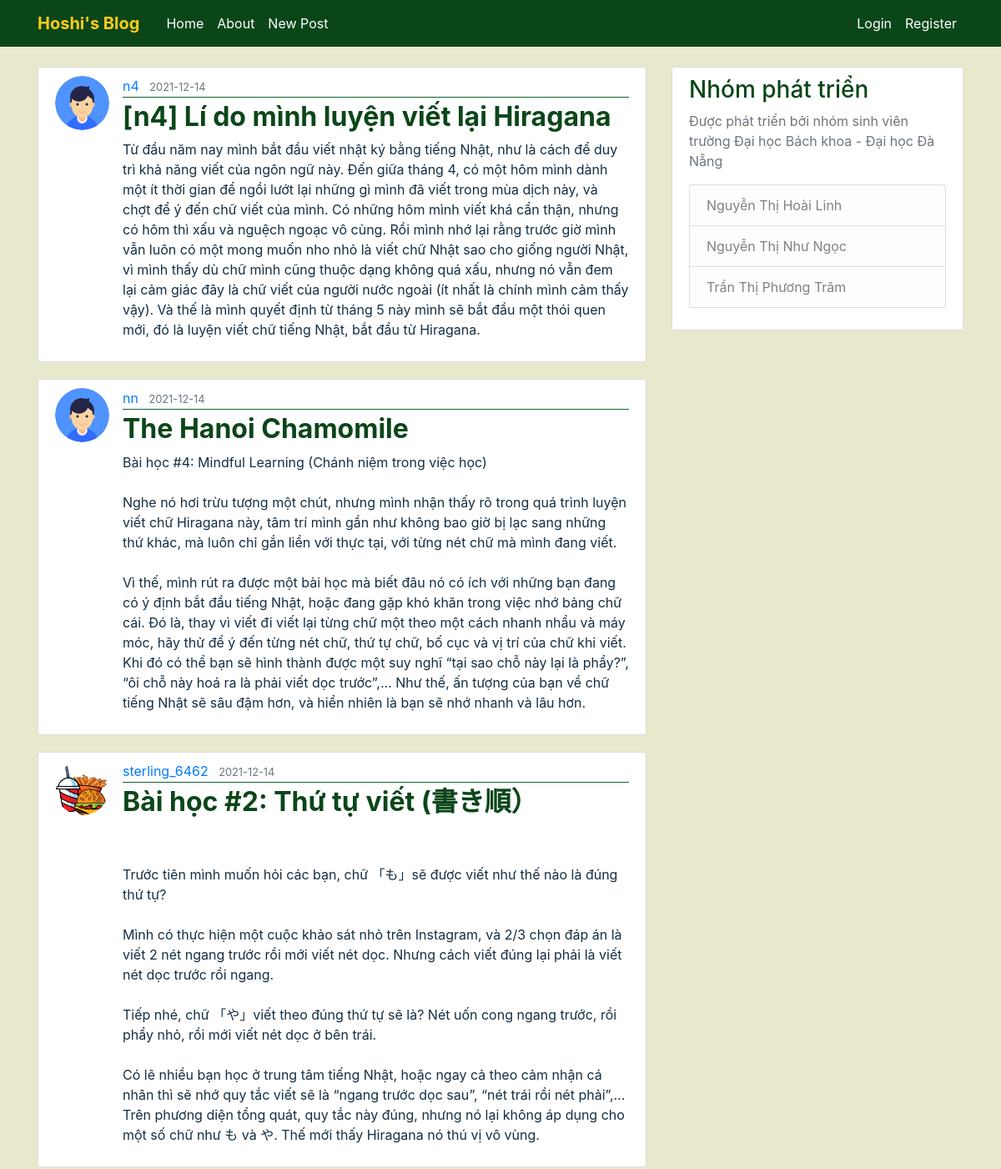
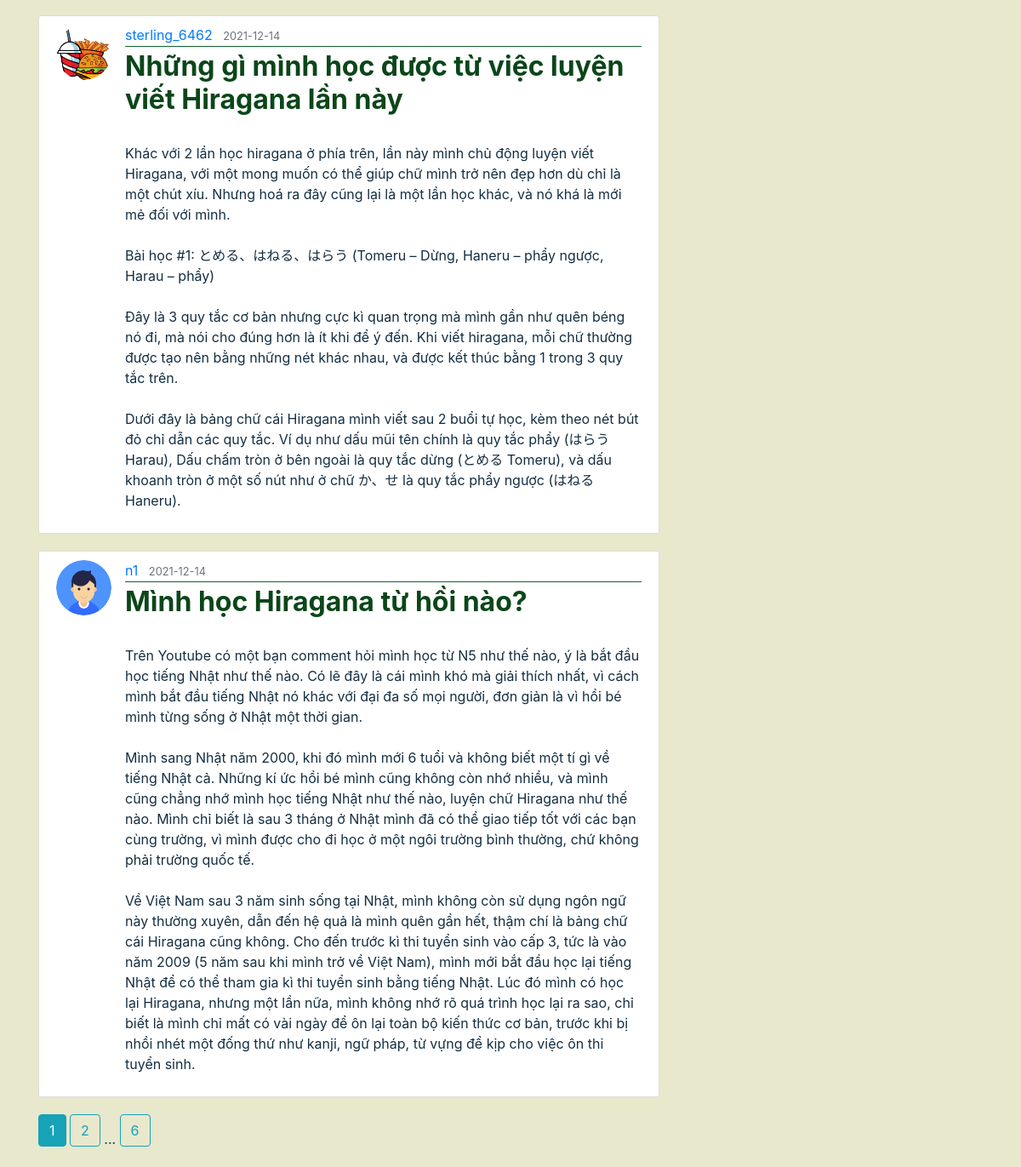
Page /home on the earlier database version (2 pictures, top to bottom).
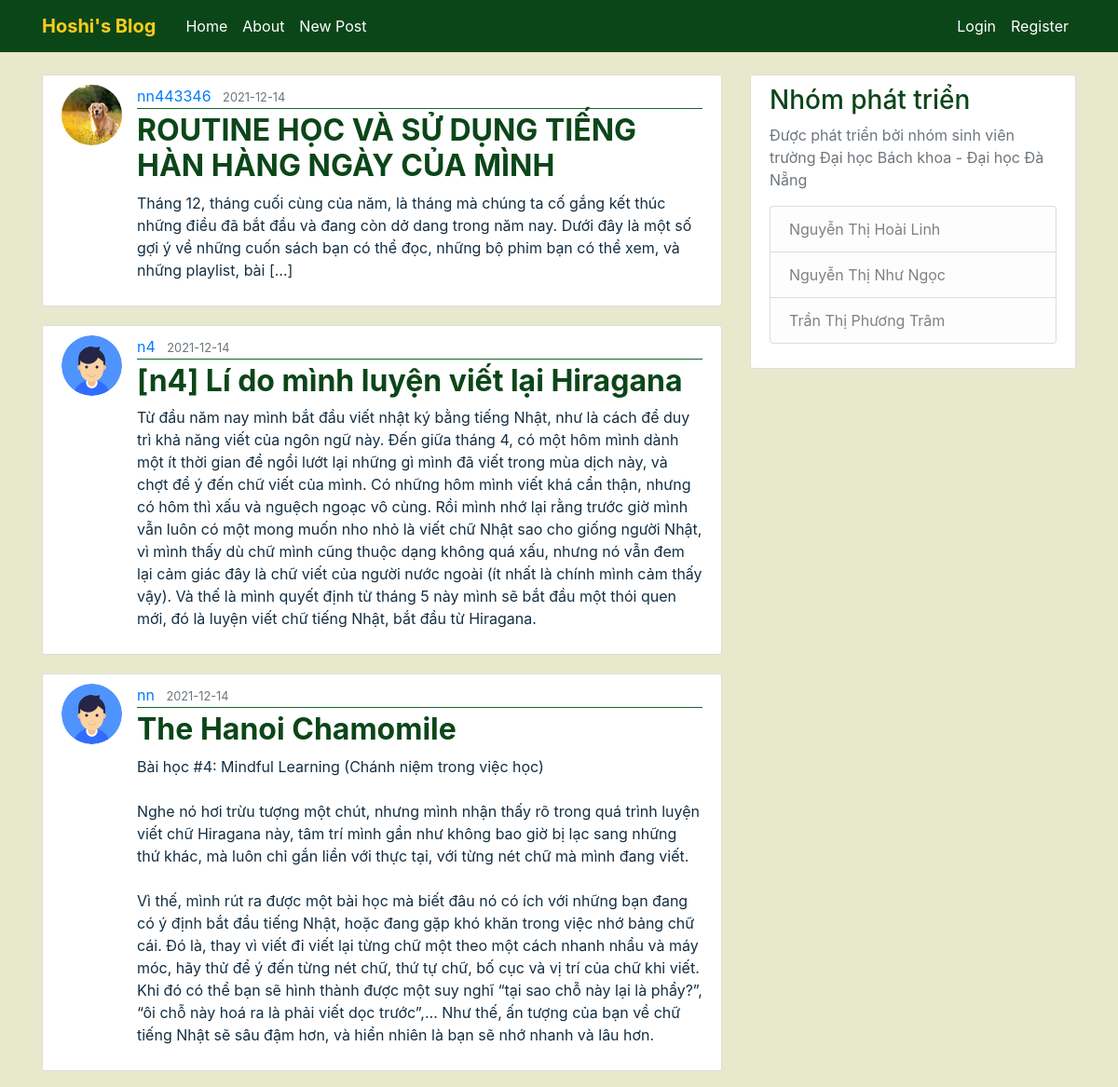
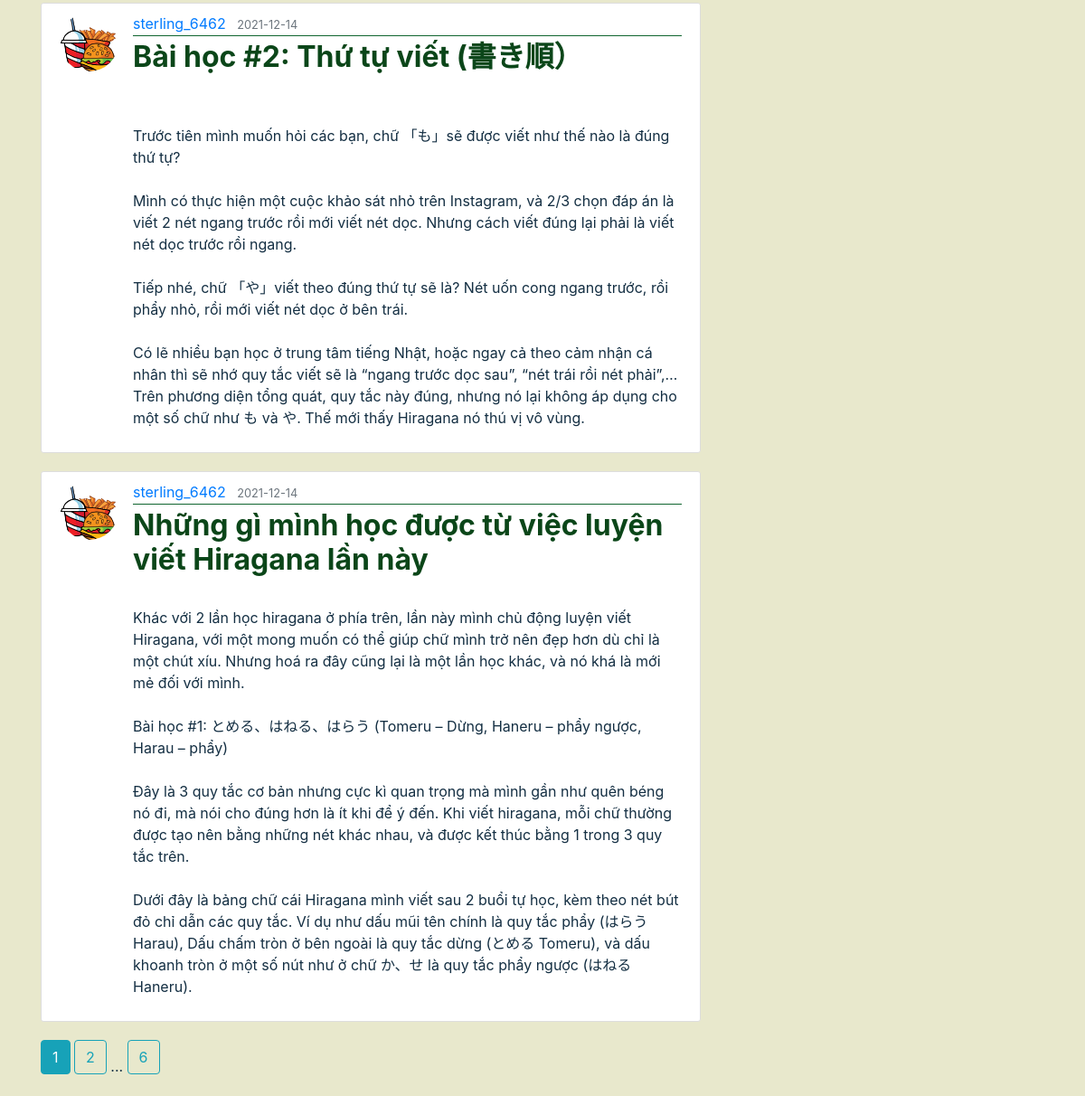
Same page on the later database version (2 pictures, top to bottom).
### FlaskBlog/models.py (models this page shows, shortened)
class Post(db.Model):
    id = db.Column(db.Integer, primary_key=True)
    title = db.Column(db.String(100), nullable=False)
    date_posted = db.Column(db.DateTime, nullable=False, default=datetime.utcnow)
    content = db.Column(db.Text, nullable=False)
    user_id = db.Column(db.Integer, db.ForeignKey('user.id'), nullable=False)

class User(db.Model, UserMixin):
    id = db.Column(db.Integer, primary_key=True)
    username = db.Column(db.String(20), unique=True, nullable=False)
    email = db.Column(db.String(120), unique=True, nullable=False)
    image_file = db.Column(db.String(20), nullable=False, default='default.png')
    password = db.Column(db.String(60), nullable=False)
    posts = db.relationship('Post', backref='author', lazy=True)

### FlaskBlog/routes.py (the view)
@app.route("/")
@app.route("/home")
def home():
    page = request.args.get('page', 1, type=int)
    posts = Post.query.order_by(Post.date_posted.desc()).paginate(page=page, per_page=5)
    return render_template('home.html', posts=posts)

### FlaskBlog/templates/home.html
{% extends "layout.html" %}
{% block content %}
    {% for post in posts.items %}
        <article class="media content-section">
          <img class="rounded-circle article-img" src="{{ url_for('static', filename='avatar/' + post.author.image_file) }}">
          <div class="media-body">
            <div class="article-metadata">
              <a class="mr-2" href="{{ url_for('user_posts', username=post.author.username) }}">{{ post.author.username }}</a>
              <small class="text-muted">{{ post.date_posted.strftime('%Y-%m-%d') }}</small>
            </div>
            <h2><a class="article-title" href="{{ url_for('post', post_id=post.id) }}">{{ post.title }}</a></h2>
            <p class="article-content">{{ post.content }}</p>
          </div>
        </article>
    {% endfor %}
    {% for page_num in posts.iter_pages(left_edge=1, right_edge=1, left_current=1, right_current=2) %}
      {% if page_num %}
        {% if posts.page == page_num %}
          <a class="btn btn-info mb-4" href="{{ url_for('home', page=page_num) }}">{{ page_num }}</a>
        {% else %}
          <a class="btn btn-outline-info mb-4" href="{{ url_for('home', page=page_num) }}">{{ page_num }}</a>
        {% endif %}
      {% else %}
        ...
      {% endif %}
    {% endfor %}
{% endblock content %}

### FlaskBlog/templates/layout.html (shortened to what this page needs)
<!DOCTYPE html>
<html>
<head>
    <link rel="stylesheet" href="https://maxcdn.bootstrapcdn.com/bootstrap/4.0.0/css/bootstrap.min.css">
    <link rel="stylesheet" type="text/css" href="{{ url_for('static', filename='main.css') }}">
</head>
<body>
    <header class="site-header">
      <nav class="navbar navbar-expand-md navbar-dark bg-steel fixed-top">
        <div class="container">
          <a class="navbar-brand mr-4" href="/">Hoshi's Blog</a>
          <div class="collapse navbar-collapse" id="navbarToggle">
            <div class="navbar-nav mr-auto">
              <a class="nav-item nav-link ff" href="{{ url_for('home') }}">Home</a>
              <a class="nav-item nav-link ff" href="{{ url_for('about') }}">About</a>
              <a class="nav-item nav-link ff" href="{{ url_for('new_post') }}">New Post</a>
            </div>
            <div class="navbar-nav">
              {% if current_user.is_authenticated %}
                <a class="nav-item nav-link" href="{{ url_for('account') }}">Account</a>
                <a class="nav-item nav-link" href="{{ url_for('logout') }}">Logout</a>
              {% else %}
                <a class="nav-item nav-link" href="{{ url_for('login') }}">Login</a>
                <a class="nav-item nav-link" href="{{ url_for('register') }}">Register</a>
              {% endif %}
            </div>
          </div>
        </div>
      </nav>
    </header>
    <main role="main" class="container">
      <div class="row">
        <div class="col-md-8">
          {% block content %}{% endblock %}
        </div>
        <div class="col-md-4">
          <div class="content-section">
            <h3>Nhóm phát triển</h3>
            <p class='text-muted'> Được phát triển bởi nhóm sinh viên trường Đại học Bách khoa - Đại học Đà Nẵng
              <ul class="list-group">
                <li class="list-group-item list-group-item-light">Nguyễn Thị Hoài Linh</li>
                <li class="list-group-item list-group-item-light">Nguyễn Thị Như Ngọc</li>
                <li class="list-group-item list-group-item-light">Trần Thị Phương Trâm</li>
              </ul>
            </p>
          </div>
        </div>
      </div>
    </main>
</body>
</html>

### FlaskBlog/static/main.css (style rules this page uses)
body { background: #E8E8CC; color: #142F43; margin-top: 5rem; }
h1, h2, h3, h4, h5, h6 { color: #0B4619; }
.bg-steel { background-color:#0B4619; }
.site-header .navbar-brand { color: #FFCC1D; font-weight: bold; }
.site-header .navbar-nav .nav-link { color: #ffffff; }
.site-header .navbar-nav .ff { color: #ffffff; }
.content-section { background: #ffffff; padding: 10px 20px; border: 1px solid #dddddd; border-radius: 3px; margin-bottom: 20px; }
.article-title { color: #0B4619; font-weight: bold; }
.article-content { white-space: pre-line; }
.article-img { height: 65px; width: 65px; margin-right: 16px; }
.article-metadata { padding-bottom: 1px; margin-bottom: 4px; border-bottom: 1px solid #116530 }

Differences in the rows shown:
no longer on this page (row unchanged): Post: image_file (placeholder picture), author.username "n1", date_posted "2021-12-14", title "Mình học Hiragana từ hồi nào?", content "Trên Youtube có một bạn comment hỏi mình học từ N5 như thế nào, ý là bắt đầu học tiếng Nhật như thế nào. Có lẽ đây là cái mình khó mà giải thích nhất, vì cách mình bắt đầu tiếng Nhật nó khác với đại đa số mọi người, đơn giản là vì hồi bé mình từng sống ở Nhật một thời gian. Mình sang Nhật năm 2000, khi đó mình mới 6 tuổi và không biết một tí gì về tiếng Nhật cả. Những kí ức hồi bé mình cũng không còn nhớ nhiều, và mình cũng chẳng nhớ mình học tiếng Nhật như thế nào, luyện chữ Hiragana như thế nào. Mình chỉ biết là sau 3 tháng ở Nhật mình đã có thể giao tiếp tốt với các bạn cùng trường, vì mình được cho đi học ở một ngôi trường bình thường, chứ không phải trường quốc tế. Về Việt Nam sau 3…"
added Post: image_file (picture), author.username "nn443346", date_posted "2021-12-14", title "ROUTINE HỌC VÀ SỬ DỤNG TIẾNG HÀN HÀNG NGÀY CỦA MÌNH", content "Tháng 12, tháng cuối cùng của năm, là tháng mà chúng ta cố gắng kết thúc những điều đã bắt đầu và đang còn dở dang trong năm nay. Dưới đây là một số gợi ý về những cuốn sách bạn có thể đọc, những bộ phim bạn có thể xem, và những playlist, bài […]"
